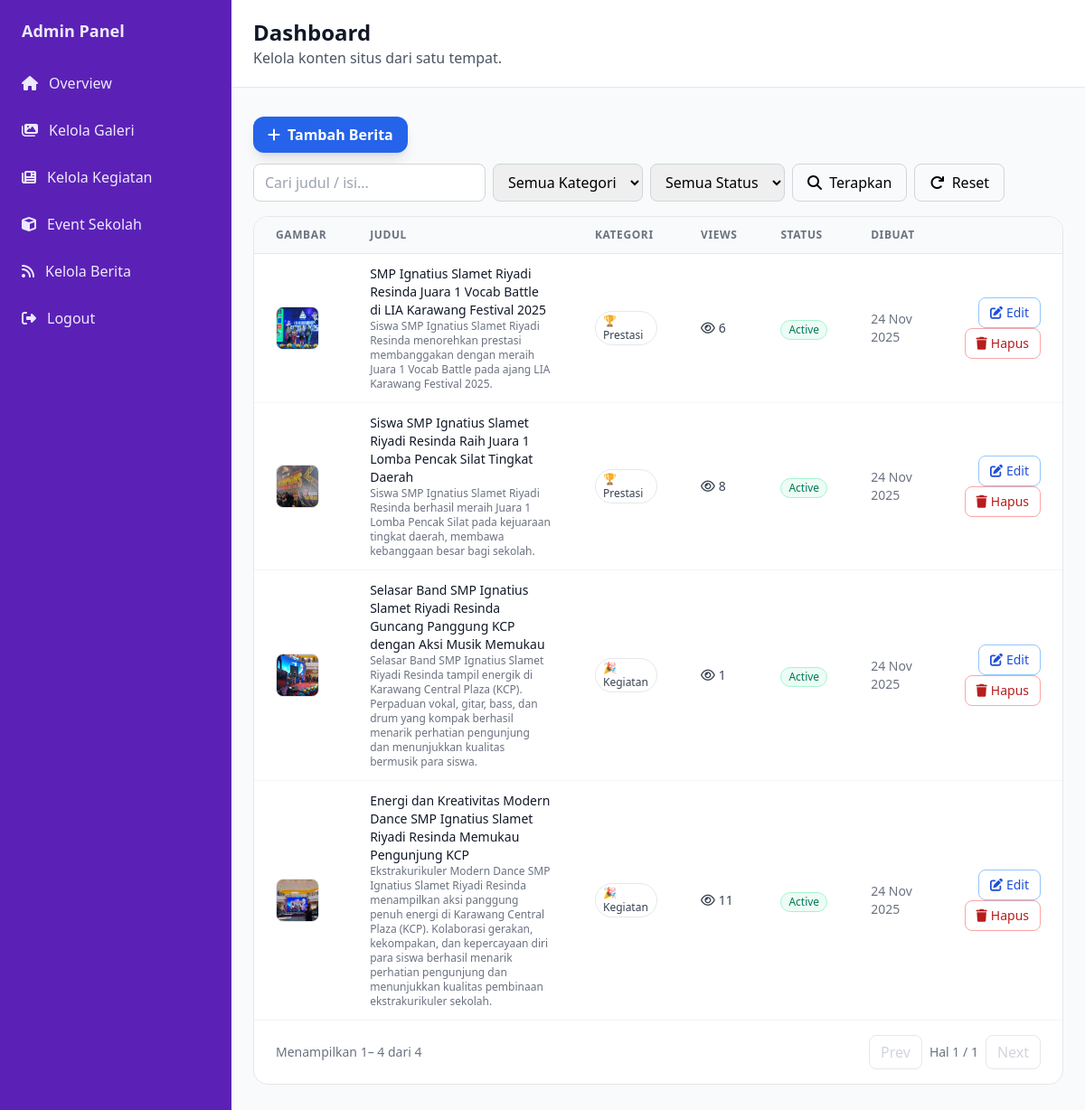
Page /admin/dashboard_berita.php?tab=berita (signed in) on the committed database.
### tables this page shows
CREATE TABLE `berita` (
  `id` int(11) NOT NULL,
  `title` varchar(255) NOT NULL,
  `slug` varchar(255) NOT NULL,
  `excerpt` text DEFAULT NULL,
  `content` longtext DEFAULT NULL,
  `image_path` varchar(500) DEFAULT NULL,
  `category` enum('akademik','prestasi','kegiatan','pengumuman') NOT NULL DEFAULT 'akademik',
  `status` enum('active','inactive') NOT NULL DEFAULT 'active',
  `views` int(11) DEFAULT 0,
  `author_id` int(11) DEFAULT NULL,
  `created_at` timestamp NULL DEFAULT current_timestamp(),
  `updated_at` timestamp NULL DEFAULT NULL ON UPDATE current_timestamp()
);

### models/Berita.php (called while the page is built, shortened)
<?php
require_once __DIR__ . '/../config/database.php';
class Berita {
  private $db;
  private $table = 'berita';
  public function __construct() {
    $database = new Database();
    $this->db = $database->getConnection();
  }
  public function all($filters = []) {
    $sql = "SELECT b.*, a.full_name as author_name
            FROM {$this->table} b
            LEFT JOIN admins a ON b.author_id = a.id
            WHERE 1=1";
    $params = [];
    $sql .= " ORDER BY b.created_at DESC";
    $stmt = $this->db->prepare($sql);
    $stmt->execute($params);
    return $stmt->fetchAll(PDO::FETCH_ASSOC);
  }
}

### config/database.php (called while the page is built, shortened)
<?php
class Database {
    private $host;
    private $port;
    private $db_name;
    private $username;
    private $password;
    public function __construct() {
        $this->host = getenv("MYSQLHOST") ?: "localhost";
        $this->port = getenv("MYSQLPORT") ?: "3306";
        $this->db_name = getenv("MYSQLDATABASE") ?: "isr_school";
        $this->username = getenv("MYSQLUSER") ?: "root";
        $this->password = getenv("MYSQLPASSWORD") ?: "";
    }
    public function getConnection() {
        $this->conn = null;
        try {
            $dsn = "mysql:host={$this->host};port={$this->port};dbname={$this->db_name};charset=utf8mb4";
            $this->conn = new PDO($dsn, $this->username, $this->password, [
                PDO::ATTR_ERRMODE => PDO::ERRMODE_EXCEPTION,
                PDO::ATTR_DEFAULT_FETCH_MODE => PDO::FETCH_ASSOC
            ]);
        } catch(PDOException $exception) {
            echo "Connection error: " . $exception->getMessage();
        }
        return $this->conn;
    }
}
?>

### helpers/path.php (called while the page is built, shortened)
<?php
if (!function_exists('project_root')) {
    function project_root() {
        $protocol = (!empty($_SERVER['HTTPS']) && $_SERVER['HTTPS'] !== 'off')
            ? "https://"
            : "http://";
        $host = $_SERVER['HTTP_HOST'];
        $path = rtrim(dirname($_SERVER['SCRIPT_NAME']), '/');
        if (preg_match('#/admin$#', $path)) {
            $path = substr($path, 0, -6);
        }
        return rtrim($protocol . $host . $path, '/') . '/';
    }
}
if (!function_exists('img_src')) {
    function img_src($p) {
        $p = trim((string)$p);
        $p = ltrim(str_replace('\\','/',$p), '/');
        return project_root() . $p;
    }
}

### admin/dashboard_berita.php (the view, shortened to what this page needs)
<?php
require_once __DIR__ . '/../helpers/path.php';
require_once __DIR__ . '/../models/Kegiatan.php';
require_once __DIR__ . '/../models/Berita.php';
function h($s){ return htmlspecialchars((string)$s, ENT_QUOTES, 'UTF-8'); }
$tab = $_GET['tab'] ?? 'overview';
$btab = $_GET['tab'] ?? 'overview';
$bq = trim($_GET['bq'] ?? '');
$bcat = $_GET['bcat'] ?? '';
$bstatus = $_GET['bstatus'] ?? '';
$bpage = max(1, (int)($_GET['bpage'] ?? 1));
$bPerPage = 10;
$beritaModel = new Berita();
$bFilters = ['q'=>$bq?:null,'category'=>$bcat?:null,'status'=>$bstatus?:null];
$bAll = $beritaModel->all($bFilters);
$bTotal = count($bAll);
$bPages = max(1, (int)ceil($bTotal / $bPerPage));
$bOffset = ($bpage - 1) * $bPerPage;
$bItems = array_slice($bAll, $bOffset, $bPerPage);
$bCatLabels = ['akademik'=>'Akademik','prestasi'=>'Prestasi','kegiatan'=>'Kegiatan','pengumuman'=>'Pengumuman'];
?>
<!DOCTYPE html>
<html lang="id">
<head>
  <link rel="stylesheet" href="https://cdn.jsdelivr.net/npm/tailwindcss@2.2.19/dist/tailwind.min.css">
  <link rel="stylesheet" href="https://cdnjs.cloudflare.com/ajax/libs/font-awesome/6.5.0/css/all.min.css">
</head>
<body class="bg-gray-50 min-h-screen">
  <div class="flex">
    <aside class="w-64 bg-purple-800 text-purple-100 min-h-screen">
      <div class="px-6 py-5 text-lg font-bold">Admin Panel</div>
      <nav class="space-y-1">
        <a href="dashboard.php?tab=overview"
          class="flex items-center px-6 py-3 hover:bg-purple-700 hover:text-white <?= $tab==='overview' ? 'bg-purple-700 text-white' : '' ?>">
            <i class="fas fa-home mr-3"></i> Overview
        </a>
        <a href="dashboard.php?tab=gallery"
          class="flex items-center px-6 py-3 hover:bg-purple-700 hover:text-white <?= $tab==='gallery' ? 'bg-purple-700 text-white' : '' ?>">
            <i class="fas fa-images mr-3"></i> Kelola Galeri
        </a>
        <a href="dashboard.php?tab=kegiatan"
          class="flex items-center px-6 py-3 hover:bg-purple-700 hover:text-white <?= $tab==='kegiatan' ? 'bg-purple-700 text-white' : '' ?>">
            <i class="fas fa-newspaper mr-3"></i> Kelola Kegiatan
        </a>
        <a href="dashboard.php?tab=render"
          class="flex items-center px-6 py-3 hover:bg-purple-700 hover:text-white <?= $tab==='render' ? 'bg-purple-700 text-white' : '' ?>">
            <i class="fas fa-cube mr-3"></i> Event Sekolah
        </a>
        <a href="dashboard_berita.php?tab=berita"
          class="flex items-center px-6 py-3 hover:bg-purple-700 hover:text-white">
          <i class="fas fa-rss mr-3"></i> Kelola Berita
        </a>
        <a href="logout.php"
          class="flex items-center px-6 py-3 hover:bg-purple-700 hover:text-white">
          <i class="fas fa-right-from-bracket mr-3"></i> Logout
        </a>
      </nav>
    </aside>
    <main class="flex-1">
      <header class="bg-white border-b border-gray-200">
        <div class="max-w-7xl mx-auto px-6 py-5">
          <h1 class="text-2xl font-extrabold text-gray-900">Dashboard</h1>
          <p class="text-gray-600">Kelola konten situs dari satu tempat.</p>
        </div>
      </header>
      <div class="max-w-7xl mx-auto px-6 py-8">
        <section id="tab-berita" class="<?= ($btab==='berita') ? '' : 'hidden' ?>">
          <div class="flex flex-wrap items-center gap-3 mb-4">
            <a href="?tab=berita&bmode=create" class="inline-flex items-center px-4 py-2 rounded-xl bg-blue-600 text-white hover:bg-blue-700 font-semibold shadow-lg">
              <i class="fas fa-plus mr-2"></i> Tambah Berita
            </a>
            <form method="get" class="flex flex-wrap items-center gap-2">
              <input type="text" name="bq" value="<?= h($bq) ?>" placeholder="Cari judul / isi..." class="px-3 py-2 rounded-lg border border-gray-300">
              <select name="bcat" class="px-3 py-2 rounded-lg border border-gray-300">
                <option value="">Semua Kategori</option>
              </select>
              <select name="bstatus" class="px-3 py-2 rounded-lg border border-gray-300">
                <option value="">Semua Status</option>
              </select>
              <button class="px-4 py-2 rounded-lg border border-gray-300 hover:bg-gray-50">
                <i class="fas fa-search mr-1"></i> Terapkan
              </button>
              <a href="dashboard_berita.php?tab=berita" class="px-4 py-2 rounded-lg border border-gray-300 hover:bg-gray-50">
                <i class="fas fa-redo mr-1"></i> Reset
              </a>
            </form>
          </div>
          <div class="bg-white rounded-2xl border border-gray-200 overflow-hidden">
            <div class="overflow-x-auto">
              <table class="min-w-full divide-y divide-gray-200">
                <thead class="bg-gray-50">
                  <tr class="text-left text-xs font-semibold text-gray-500 uppercase tracking-wider">
                    <th class="px-6 py-3">Gambar</th>
                    <th class="px-6 py-3">Judul</th>
                    <th class="px-6 py-3">Kategori</th>
                    <th class="px-6 py-3">Views</th>
                    <th class="px-6 py-3">Status</th>
                    <th class="px-6 py-3">Dibuat</th>
                    <th class="px-6 py-3"></th>
                  </tr>
                </thead>
                <tbody class="bg-white divide-y divide-gray-100">
                  <?php if (!$bItems): ?>
                    <tr><td colspan="7" class="px-6 py-6 text-center text-gray-500">Belum ada berita.</td></tr>
                  <?php else: foreach ($bItems as $p): ?>
                    <tr class="hover:bg-gray-50">
                      <td class="px-6 py-3">
                        <?php if (!empty($p['image_path'])): ?>
                          <img src="<?= h(img_src($p['image_path'] ?? '')) ?>" class="h-12 w-12 object-cover rounded-lg border border-gray-200" alt="" onerror="this.onerror=null;this.src=\'../assets/img/placeholder.png\';">
                        <?php else: ?>
                          <div class="h-12 w-12 rounded-lg bg-gradient-to-br from-blue-400 to-blue-600 border border-gray-200"></div>
                        <?php endif; ?>
                      </td>
                      <td class="px-6 py-3">
                        <div class="text-sm font-medium text-gray-900"><?= h($p['title']) ?></div>
                        <?php if (!empty($p['excerpt'])): ?>
                          <div class="text-xs text-gray-500 line-clamp-1"><?= h($p['excerpt']) ?></div>
                        <?php endif; ?>
                      </td>
                      <td class="px-6 py-3 text-sm text-gray-700">
                        <span class="inline-flex items-center px-2 py-0.5 rounded-full text-xs font-medium border">
                          <?php
                            $catIcons = ['akademik'=>'📚','prestasi'=>'🏆','kegiatan'=>'🎉','pengumuman'=>'📢'];
                            echo ($catIcons[$p['category']] ?? '📰') . ' ';
                          ?>
                          <?= h($bCatLabels[strtolower($p['category'] ?? '')] ?? 'Berita') ?>
                        </span>
                      </td>
                      <td class="px-6 py-3 text-sm text-gray-700">
                        <span class="inline-flex items-center">
                          <i class="far fa-eye mr-1"></i> <?= number_format($p['views']) ?>
                        </span>
                      </td>
                      <td class="px-6 py-3">
                        <span class="inline-flex items-center px-2 py-0.5 rounded-full text-xs font-medium border <?= $p['status']==='active'?'bg-green-50 text-green-700 border-green-200':'bg-gray-50 text-gray-700 border-gray-200' ?>">
                          <?= h(ucfirst($p['status'])) ?>
                        </span>
                      </td>
                      <td class="px-6 py-3 text-sm text-gray-500">
                        <?= !empty($p['created_at']) ? h(date('d M Y', strtotime($p['created_at']))) : '-' ?>
                      </td>
                      <td class="px-6 py-3 text-right">
                        <a href="?tab=berita&bmode=edit&bid=<?= (int)$p['id'] ?>&bq=<?= urlencode($bq) ?>&bcat=<?= urlencode($bcat) ?>&bstatus=<?= urlencode($bstatus) ?>&bpage=<?= (int)$bpage ?>"
                          class="inline-flex items-center px-3 py-1.5 text-sm rounded-lg border border-blue-300 text-blue-700 hover:bg-blue-50">
                          <i class="fas fa-edit mr-1"></i> Edit
                        </a>
                        <form action="?tab=berita&bmode=delete" method="post" class="inline" onsubmit="return confirm('Hapus berita ini?')">
                          <button class="inline-flex items-center px-3 py-1.5 text-sm rounded-lg border border-red-300 text-red-700 hover:bg-red-50">
                            <i class="fas fa-trash mr-1"></i> Hapus
                          </button>
                        </form>
                      </td>
                    </tr>
                  <?php endforeach; endif; ?>
                </tbody>
              </table>
            </div>
            <div class="px-6 py-4 flex items-center justify-between border-t border-gray-100">
              <div class="text-sm text-gray-500">
                Menampilkan <span class="font-medium"><?= $bTotal ? ($bOffset+1) : 0 ?></span>–
                <span class="font-medium"><?= min($bOffset + $bPerPage, $bTotal) ?></span> dari
                <span class="font-medium"><?= $bTotal ?></span>
              </div>
              <div class="flex items-center gap-2">
                <?php
                  $bBase = ['tab'=>'berita','bq'=>$bq,'bcat'=>$bcat,'bstatus'=>$bstatus];
                  $bPrev = $bpage>1 ? '?'.http_build_query($bBase+['bpage'=>$bpage-1]) : '';
                  $bNext = $bpage<$bPages ? '?'.http_build_query($bBase+['bpage'=>$bpage+1]) : '';
                ?>
                <a href="<?= $bPrev?:'javascript:void(0)' ?>" class="px-3 py-1.5 rounded-lg border <?= $bPrev?'border-gray-300 hover:bg-gray-50 text-gray-700':'border-gray-200 text-gray-300 cursor-not-allowed' ?>">Prev</a>
                <span class="text-sm text-gray-500">Hal <?= (int)$bpage ?> / <?= (int)$bPages ?></span>
                <a href="<?= $bNext?:'javascript:void(0)' ?>" class="px-3 py-1.5 rounded-lg border <?= $bNext?'border-gray-300 hover:bg-gray-50 text-gray-700':'border-gray-200 text-gray-300 cursor-not-allowed' ?>">Next</a>
              </div>
            </div>
          </div>
        </section>
      </div>
    </main>
  </div>
</body>
</html>

### rows in the picture
berita: image_path (picture), title "SMP Ignatius Slamet Riyadi Resinda Juara 1 Vocab Battle di LIA Karawang Festival 2025", excerpt "Siswa SMP Ignatius Slamet Riyadi Resinda menorehkan prestasi membanggakan dengan meraih Juara 1 Vocab Battle pada ajang LIA Karawang Festival 2025.", category "🏆", category "Prestasi", views "6", status "Active", created_at "24 Nov 2025"
berita: image_path (picture), title "Siswa SMP Ignatius Slamet Riyadi Resinda Raih Juara 1 Lomba Pencak Silat Tingkat Daerah", excerpt "Siswa SMP Ignatius Slamet Riyadi Resinda berhasil meraih Juara 1 Lomba Pencak Silat pada kejuaraan tingkat daerah, membawa kebanggaan besar bagi sekolah.", category "🏆", category "Prestasi", views "8", status "Active", created_at "24 Nov 2025"
berita: image_path (picture), title "Selasar Band SMP Ignatius Slamet Riyadi Resinda Guncang Panggung KCP dengan Aksi Musik Memukau", excerpt "Selasar Band SMP Ignatius Slamet Riyadi Resinda tampil energik di Karawang Central Plaza (KCP). Perpaduan vokal, gitar, bass, dan drum yang kompak berhasil menarik perhatian pengunjung dan menunjukkan kualitas bermusik para siswa.", category "🎉", category "Kegiatan", views "1", status "Active", created_at "24 Nov 2025"
berita: image_path (picture), title "Energi dan Kreativitas Modern Dance SMP Ignatius Slamet Riyadi Resinda Memukau Pengunjung KCP", excerpt "Ekstrakurikuler Modern Dance SMP Ignatius Slamet Riyadi Resinda menampilkan aksi panggung penuh energi di Karawang Central Plaza (KCP). Kolaborasi gerakan, kekompakan, dan kepercayaan diri para siswa berhasil menarik perhatian pengunjung dan menunjukkan kualitas pembinaan ekstrakurikuler sekolah.", category "🎉", category "Kegiatan", views "11", status "Active", created_at "24 Nov 2025"

### other values in the picture
$bOffset+1 "1"
min($bOffset + $bPerPage, $bTotal) "4"
$bTotal "4"
$bpage "1"
$bPages "1"
